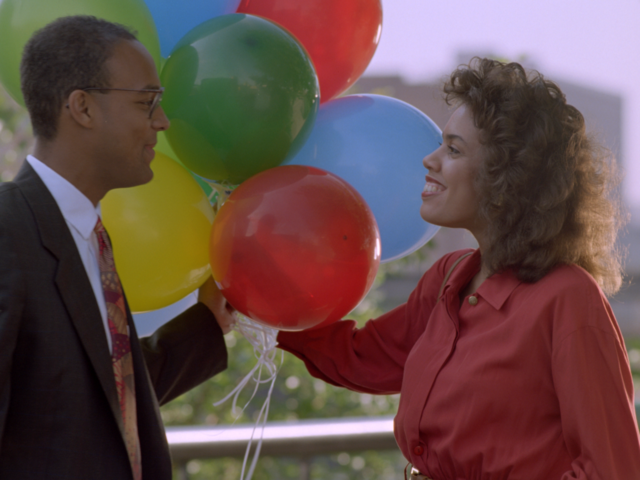
%> input picture balloons.tif, 640 x 480 px
$ octave 'Changing Intensity on Image.m'   (GNU Octave 9; MATLAB toolbox functions it lacks are replaced by stand-ins)
%> lines starting %> are read from the running program, lines starting %| are printed output that depends on the picture
z = imread("balloons.tif")
%> z is the input picture: size 480x640x3 uint8; mean R, G, B 100.9, 76.7, 73.8


I = rgb2gray(z);
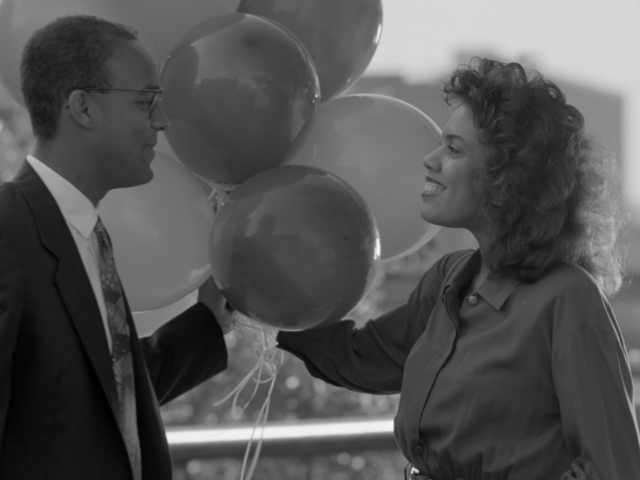
%> I: size 480x640 uint8; min 0, max 250, mean 83.6


imshow(I)
I2=im2double(I);
Image1=1*log(1+I2);
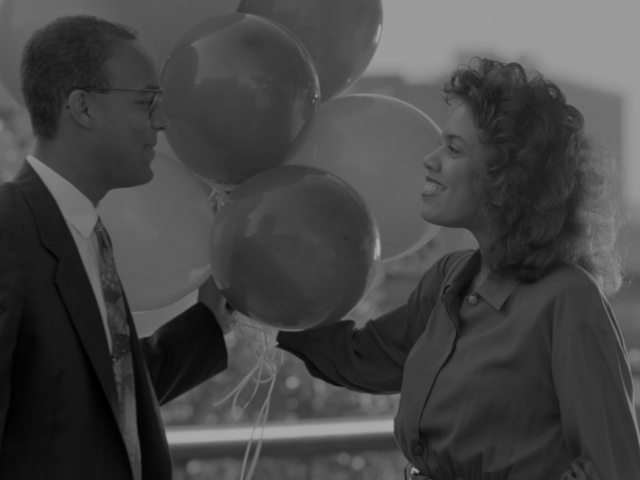
%> Image1: size 480x640 double; min 0, max 0.683, mean 0.273
Image2=2*log(1+I2);
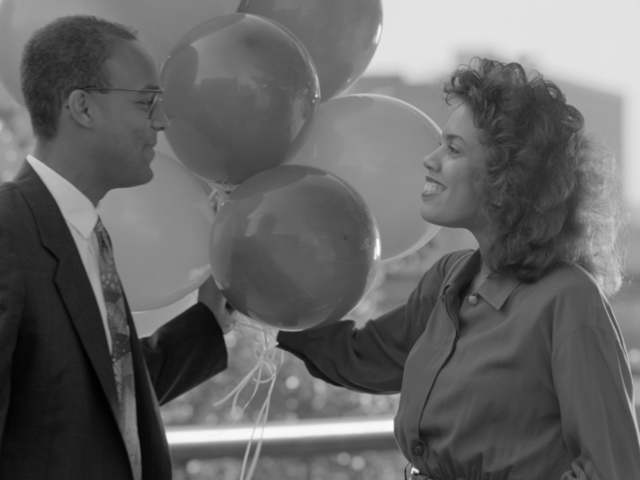
%> Image2: size 480x640 double; min 0, max 1.37, mean 0.546; drawn with min black and max white
Image3=3*log(1+I2);
Image4=4*log(1+I2);
Image5=5*log(1+I2);
Image6=6*log(1+I2);
Image7=7*log(1+I2);
Image8=8*log(1+I2);

figure, imshow(Image1)
figure, imshow(Image2)
figure, imshow(Image3)
%> after `imshow(Image3)`:
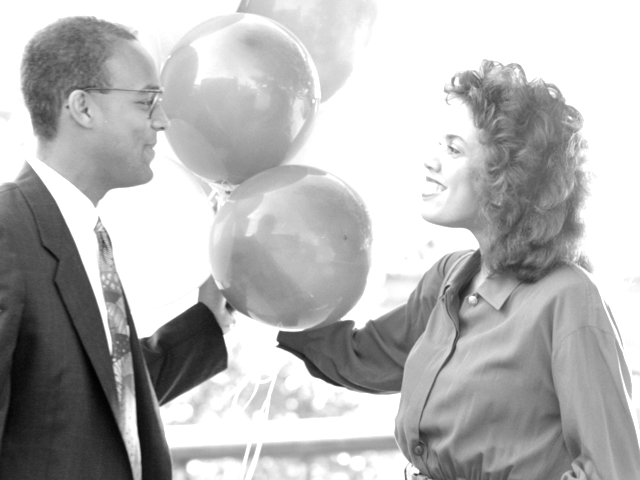
%> displayed picture: size 480x640, on the screen's scale of 0 to 255; min 0, max 255, mean 182.2
figure, imshow(Image4)
%> after `imshow(Image4)`:
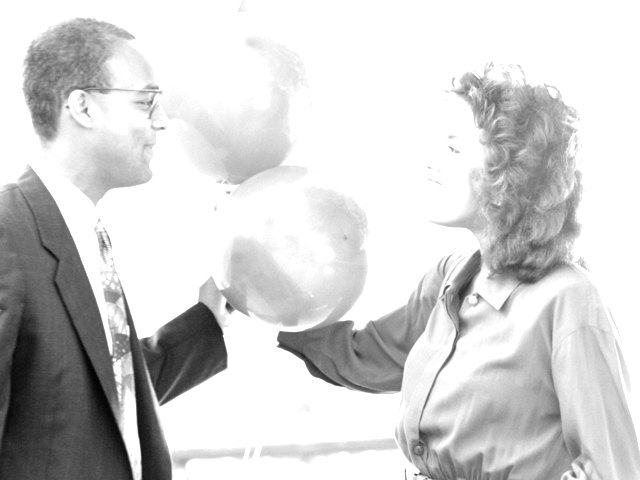
%> displayed picture: size 480x640, on the screen's scale of 0 to 255; min 0, max 255, mean 209.7
figure, imshow(Image5)
figure, imshow(Image6)
%> after `imshow(Image6)`:
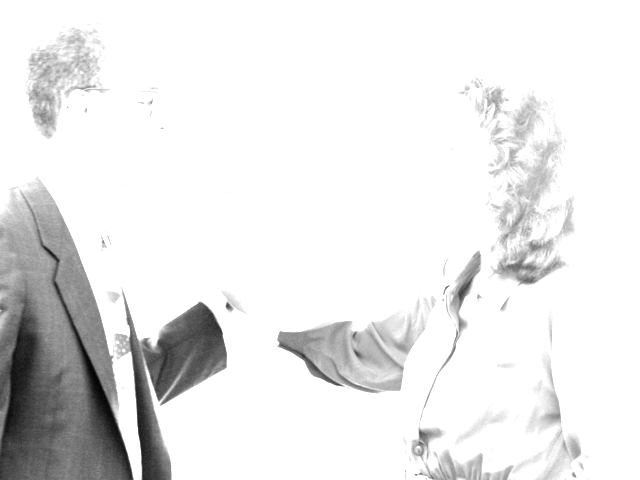
%> displayed picture: size 480x640, on the screen's scale of 0 to 255; min 0, max 255, mean 232.3
figure, imshow(Image7)
figure, imshow(Image8)
%> after `imshow(Image8)`:
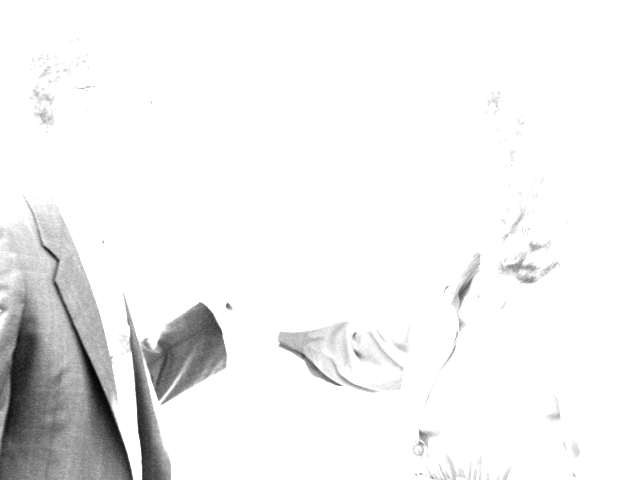
%> displayed picture: size 480x640, on the screen's scale of 0 to 255; min 0, max 255, mean 240.8
